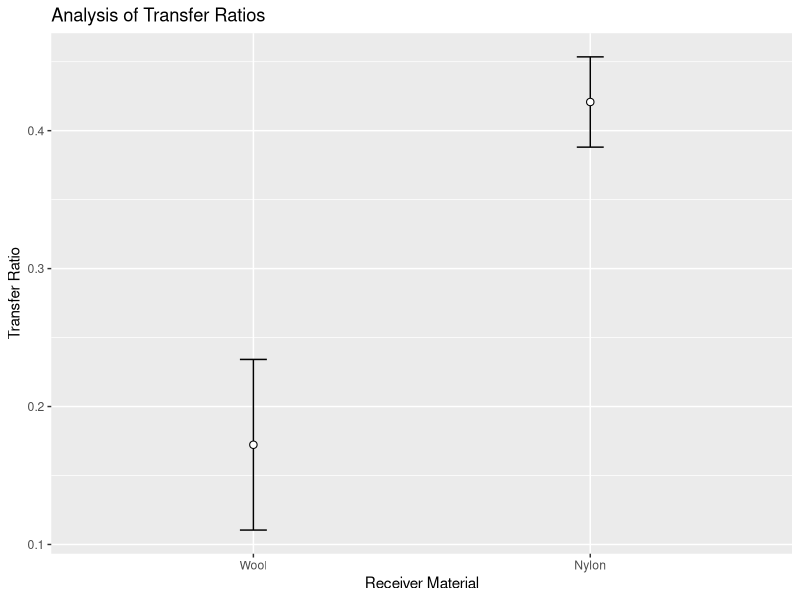
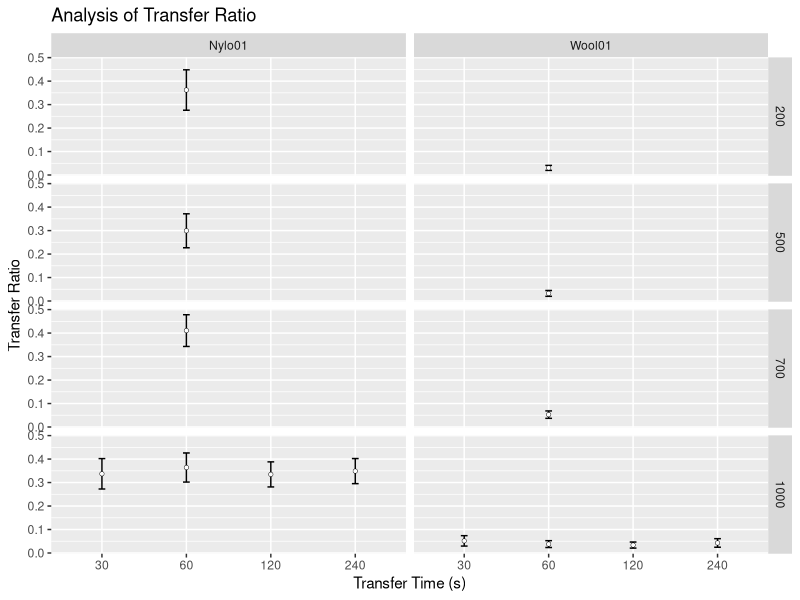
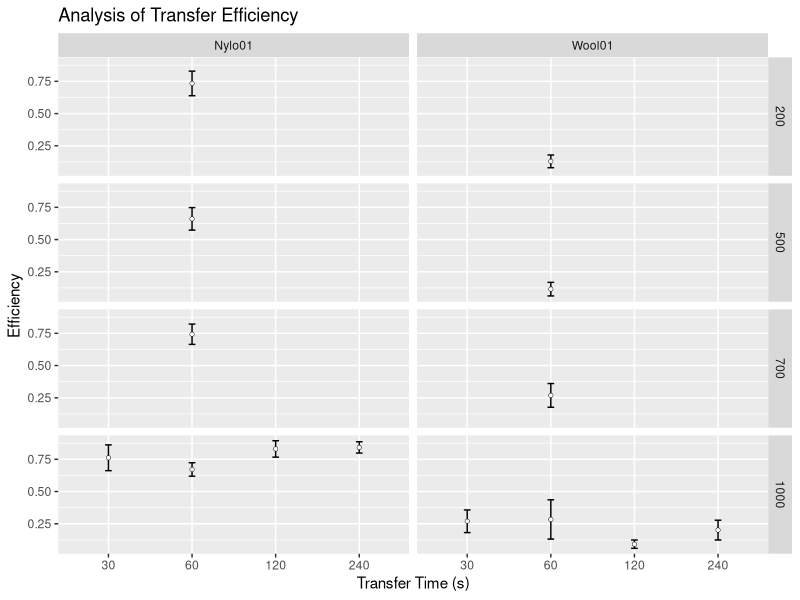
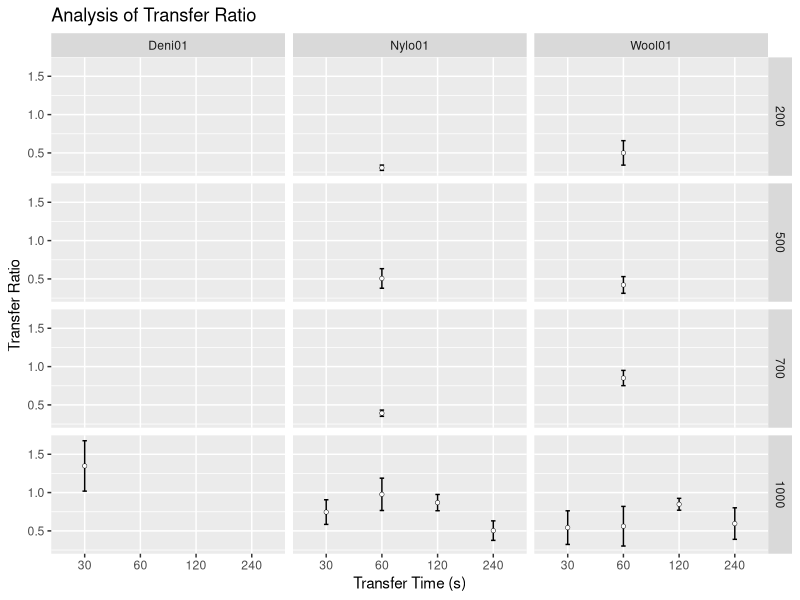
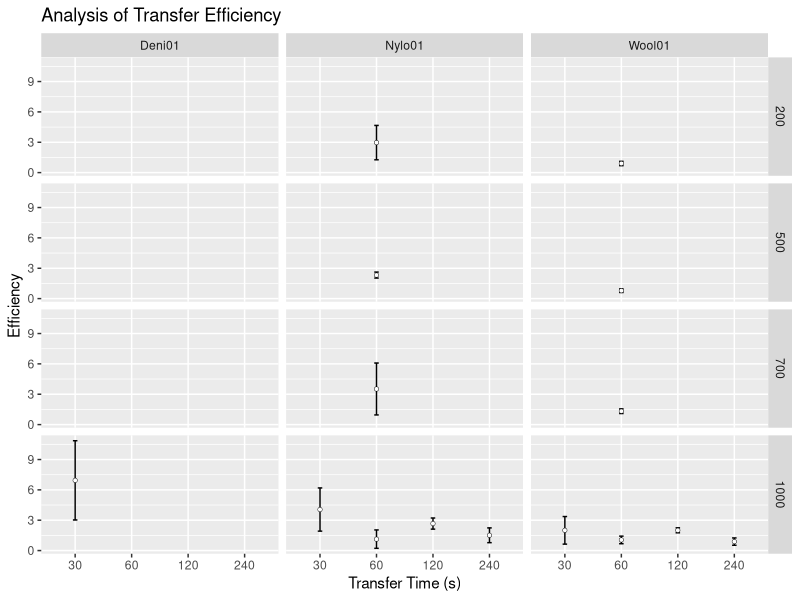
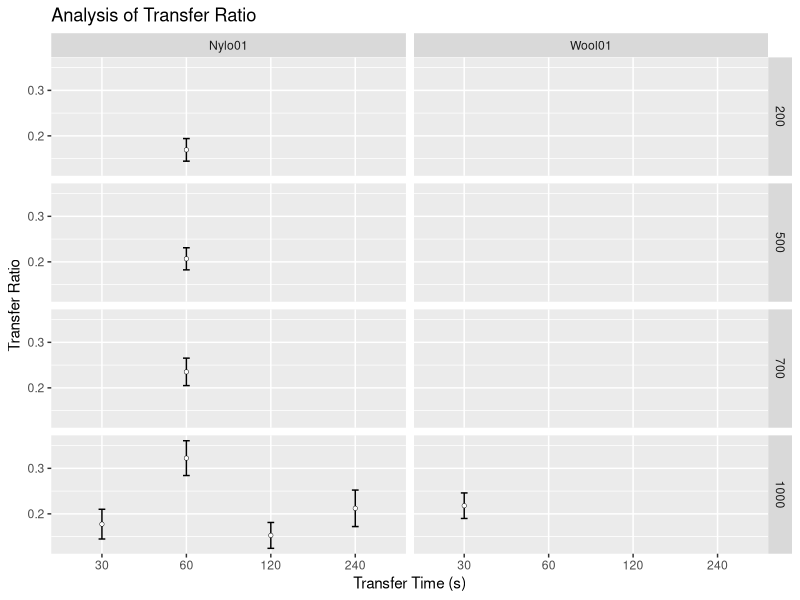
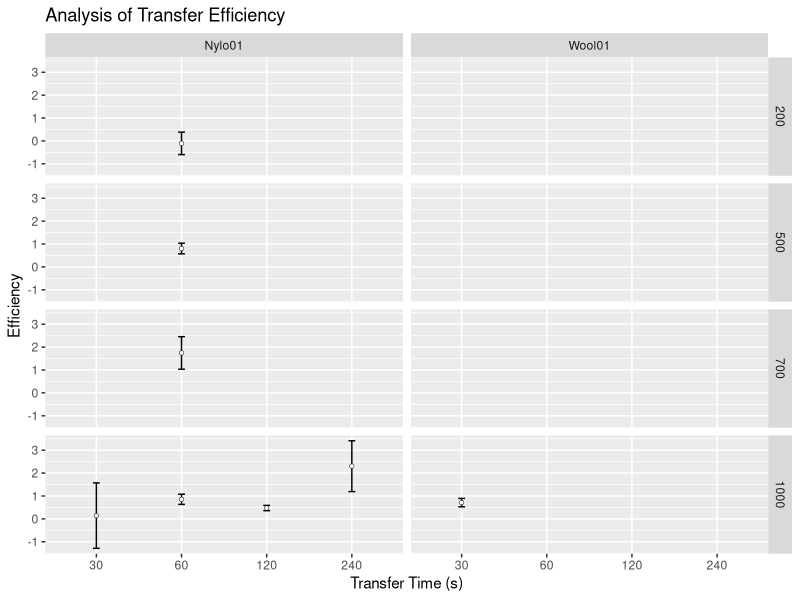

The R script that drew these images, in order:
## ---- chunk 1
knitr::opts_chunk$set(echo = TRUE, message = FALSE, warning = FALSE)
# libraries
library(readxl)
library(plyr)
library(ggplot2)
library(dplyr)
## ---- chunk 2
# functions
## Gives count, mean, standard deviation, standard error of the mean, and confidence interval (default 95%).
##   data: a data frame.
##   measurevar: the name of a column that contains the variable to be summariezed
##   groupvars: a vector containing names of columns that contain grouping variables
##   na.rm: a boolean that indicates whether to ignore NA's
##   conf.interval: the percent range of the confidence interval (default is 95%)
summarySE <- function(data=NULL, measurevar, groupvars=NULL, na.rm=FALSE,
                      conf.interval=.95, .drop=TRUE) {
    # New version of length which can handle NA's: if na.rm==T, don't count them
    length2 <- function (x, na.rm=FALSE) {
        if (na.rm) sum(!is.na(x))
        else       length(x)
    }

    # This does the summary. For each group's data frame, return a vector with
    # N, mean, and sd
    datac <- ddply(data, groupvars, .drop=.drop,
      .fun = function(xx, col) {
        c(N    = length2(xx[[col]], na.rm=na.rm),
          mean = mean   (xx[[col]], na.rm=na.rm),
          sd   = sd     (xx[[col]], na.rm=na.rm)
        )
      },
      measurevar
    )

    # Rename the "mean" column    
    datac <- plyr::rename(datac, c("mean" = measurevar))

    datac$se <- datac$sd / sqrt(datac$N)  # Calculate standard error of the mean

    # Confidence interval multiplier for standard error
    # Calculate t-statistic for confidence interval: 
    # e.g., if conf.interval is .95, use .975 (above/below), and use df=N-1
    ciMult <- qt(conf.interval/2 + .5, datac$N-1)
    datac$ci <- datac$se * ciMult

    return(datac)
}

numericFactorOrder <- function(x) {
    
  u = unique(x)
  new.levels = u[order(as.numeric(u))]
  x = factor(x, levels=new.levels)
  return(x)
  
}

## ---- chunk 3
# Read in ML's data
my.dat = read_xlsx("dat/20191030DatasetPaper.xlsx", sheet = "DataMl")

# only use the transfer experiments for Groups 1 & 2. Groups 3-6 are not 
# clear in what they are and don't fit with the rest. Mostly Persistence?
# TODO - deal with Groups 3-6 later
transfer.dat = my.dat %>% filter(Time == "00000" & Group %in% c(1,2)) %>% select(c("Substrate", "ActivityID", "ObsType", "Count", "Mass", "Duration", "Group", "Repeat")) 

knitr::kable(head(transfer.dat, 20), caption = "'Head' of ML's Transfer Data")

## ---- chunk 4

# fix column types
transfer.dat$Count = as.numeric(transfer.dat$Count)
transfer.dat$Group = as.character(transfer.dat$Group)
transfer.dat$Repeat = as.character(transfer.dat$Repeat)

# add a photoID column to keep track of which datapoint is which
photo.id = rep(paste0("P", seq(1:5)), as.integer(nrow(transfer.dat)/5+1))
transfer.dat = data.frame(PhotoID = photo.id[1:nrow(transfer.dat)], transfer.dat)

# split out each set of photos...
p1 = transfer.dat %>% filter(PhotoID == "P1") %>% select(Mass,Duration,Group,Repeat,Count)
p2 = transfer.dat %>% filter(PhotoID == "P2") %>% select(Mass,Duration,Group,Repeat,Count)
p3 = transfer.dat %>% filter(PhotoID == "P3") %>% select(Mass,Duration,Group,Repeat,Count)
p4 = transfer.dat %>% filter(PhotoID == "P4") %>% select(Mass,Duration,Group,Repeat,Count)
p5 = transfer.dat %>% filter(PhotoID == "P5") %>% select(Mass,Duration,Group,Repeat,Count)

# ...and merge
merge.dat = data.frame(p1, p2$Count, p3$Count, p4$Count, p5$Count)
names(merge.dat) = c("Mass","Duration","Group","Repeat","P1","P2","P3","P4","P5")

# calculate the Transfer Ratios and Efficiencies
# NB: the summarise() function can be problematic here, if plyr is loaded
#     after dplyr. Check that first if this stops working.
final.dat = merge.dat %>% group_by(Mass, Duration, Group, Repeat) %>% summarise(Donor = P3 - P1, Receiver = P5 - P2, Donor_post = P3 - P4) %>% mutate(Ratio = Receiver/Donor, Efficiency = Receiver/Donor_post)

summ.dat = summarySE(final.dat, measurevar = "Ratio", groupvars = c("Group"))

knitr::kable(summ.dat, caption = "Summary Data for ML Transfer Ratios")
## ---- chunk 5

ggplot(summ.dat, aes(x = Group, y = Ratio)) + 
  geom_point(size=2.2) +
  geom_errorbar(aes(ymin = Ratio-se, ymax = Ratio+se), width = 0.08) +
  geom_point(colour = "white") +
  scale_x_discrete(labels = c("Wool", "Nylon")) +
  labs(title = "Analysis of Transfer Ratios",
       x = "Receiver Material",
       y = "Transfer Ratio")

## ---- chunk 6
# Read in Bh's data
my.dat = read_xlsx("dat/NorBhCleanDataset.xlsx", sheet = "Data", trim_ws = TRUE, col_types = "text")

# Fix the column name for Time - seems to have extra spaces
my.dat = rename(my.dat, Mass = `Mass (g)`)
my.dat = rename(my.dat, TransferTime = `TransferTime (s)`)
my.dat = rename(my.dat, PersistenceTime = `PersistenceTime (min)`)
#colnames(my.dat)

# only use the Transfer data (PersistenceTime == "0") 
transfer.dat = my.dat %>% filter(PersistenceTime == 0) %>% select(c("Substrate", "ObservationType", "Count", "Mass", "TransferTime", "Experiment", "Replicate")) 

knitr::kable(head(transfer.dat,20), caption = "'Head' of BH's Transfer Data")

## ---- chunk 7
# fix column types
transfer.dat$Count = as.numeric(transfer.dat$Count)
transfer.dat$Experiment = as.character(transfer.dat$Experiment)
transfer.dat$Replicate = as.character(transfer.dat$Replicate)

# add a photoID column to keep track of which datapoint is which
photo.id = rep(paste0("P", seq(1:5)), as.integer(nrow(transfer.dat)/5+1))
transfer.dat = data.frame(PhotoID = photo.id[1:nrow(transfer.dat)], transfer.dat)

# split out each set of photos...
p1 = transfer.dat %>% filter(PhotoID == "P1") %>% select(Mass,TransferTime,Substrate,Experiment,Replicate,Count)
p2 = transfer.dat %>% filter(PhotoID == "P2") %>% select(Mass,TransferTime,Substrate,Experiment,Replicate,Count)
p3 = transfer.dat %>% filter(PhotoID == "P3") %>% select(Mass,TransferTime,Substrate,Experiment,Replicate,Count)
p4 = transfer.dat %>% filter(PhotoID == "P4") %>% select(Mass,TransferTime,Substrate,Experiment,Replicate,Count)
p5 = transfer.dat %>% filter(PhotoID == "P5") %>% select(Mass,TransferTime,Substrate,Experiment,Replicate,Count)

# ...and merge
merge.dat = data.frame(p5[,c("Mass","TransferTime","Substrate","Experiment","Replicate")], p1$Count, p2$Count, p3$Count, p4$Count, p5$Count)
names(merge.dat) = c("Mass","TransferTime","Substrate","Experiment","Replicate","P1","P2","P3","P4","P5")

# calculate the Transfer Ratios and Efficiencies
# NB: the summarise() function can be problematic here, if plyr is loaded
#     after dplyr. Check that first if this stops working.
final.dat = merge.dat %>% group_by(Mass, TransferTime, Substrate, Replicate) %>% summarise(Donor = P3 - P1, Receiver = P5 - P2, Donor_post = P3 - P4) %>% mutate(Ratio = Receiver/Donor, Efficiency = Receiver/Donor_post)

ratio.dat = summarySE(final.dat, measurevar = "Ratio", groupvars = c("Mass","TransferTime","Substrate"))

knitr::kable(ratio.dat, caption = "Summary Data for BH Transfer Ratios")
## ---- chunk 8

ggplot(ratio.dat, aes(x = numericFactorOrder(TransferTime), y = Ratio)) + 
  geom_point(size=1) +
  geom_errorbar(aes(ymin = Ratio-se, ymax = Ratio+se), width = 0.08) +
  geom_point(colour = "white", size = 0.7) +
#  scale_x_discrete(labels = c("Wool", "Nylon")) +
  labs(title = "Analysis of Transfer Ratio",
       x = "Transfer Time (s)",
       y = "Transfer Ratio") +
  facet_grid(numericFactorOrder(Mass) ~ Substrate)


## ---- chunk 9

eff.dat = summarySE(final.dat, measurevar = "Efficiency", groupvars = c("Mass","TransferTime","Substrate"))

eff.dat
ggplot(eff.dat, aes(x = numericFactorOrder(TransferTime), y = Efficiency)) + 
  geom_point(size=1) +
  geom_errorbar(aes(ymin = Efficiency-se, ymax = Efficiency+se), width = 0.08) +
  geom_point(colour = "white", size = 0.7) +
#  scale_x_discrete(labels = c("Wool", "Nylon")) +
  labs(title = "Analysis of Transfer Efficiency",
       x = "Transfer Time (s)",
       y = "Efficiency") +
  facet_grid(numericFactorOrder(Mass) ~ Substrate)


## ---- chunk 10
# Read in Sg's data
my.dat = read_xlsx("dat/StrSgCleanDataset.xlsx", sheet = "Data", trim_ws = TRUE, col_types = "text")

# Fix the column name for Time - seems to have extra spaces
my.dat = rename(my.dat, Mass = `Mass (g)`)
my.dat = rename(my.dat, TransferTime = `TransferTime (s)`)
my.dat = rename(my.dat, PersistenceTime = `PersistenceTime (min)`)
#colnames(my.dat)

# only use the Transfer data (PersistenceTime == "0") 
transfer.dat = my.dat %>% filter(PersistenceTime == 0) %>% select(c("Substrate", "ObservationType", "Count", "Mass", "TransferTime", "Experiment", "Replicate"))

# also remove expt 16 as it is incomplete
transfer.dat = transfer.dat[as.numeric(transfer.dat$Experiment) < 16,]

knitr::kable(head(transfer.dat,20), caption = "'Head' of SG's Transfer Data")

## ---- chunk 11
# fix column types
transfer.dat$Count = as.numeric(transfer.dat$Count)
transfer.dat$Experiment = as.character(transfer.dat$Experiment)
transfer.dat$Replicate = as.character(transfer.dat$Replicate)

# add a photoID column to keep track of which datapoint is which
photo.id = rep(paste0("P", seq(1:5)), as.integer(nrow(transfer.dat)/5+1))
transfer.dat = data.frame(PhotoID = photo.id[1:nrow(transfer.dat)], transfer.dat)

# split out each set of photos...
p1 = transfer.dat %>% filter(PhotoID == "P1") %>% select(Mass,TransferTime,Substrate,Experiment,Replicate,Count)
p2 = transfer.dat %>% filter(PhotoID == "P2") %>% select(Mass,TransferTime,Substrate,Experiment,Replicate,Count)
p3 = transfer.dat %>% filter(PhotoID == "P3") %>% select(Mass,TransferTime,Substrate,Experiment,Replicate,Count)
p4 = transfer.dat %>% filter(PhotoID == "P4") %>% select(Mass,TransferTime,Substrate,Experiment,Replicate,Count)
p5 = transfer.dat %>% filter(PhotoID == "P5") %>% select(Mass,TransferTime,Substrate,Experiment,Replicate,Count)

# ...and merge
merge.dat = data.frame(p5[,c("Mass","TransferTime","Substrate","Experiment","Replicate")], p1$Count, p2$Count, p3$Count, p4$Count, p5$Count)
names(merge.dat) = c("Mass","TransferTime","Substrate","Experiment","Replicate","P1","P2","P3","P4","P5")

# calculate the Transfer Ratios and Efficiencies
# NB: the summarise() function can be problematic here, if plyr is loaded
#     after dplyr. Check that first if this stops working.
final.dat = merge.dat %>% group_by(Mass, TransferTime, Substrate, Replicate) %>% summarise(Donor = P3 - P1, Receiver = P5 - P2, Donor_post = P3 - P4) %>% mutate(Ratio = Receiver/Donor, Efficiency = Receiver/Donor_post)

ratio.dat = summarySE(final.dat, measurevar = "Ratio", groupvars = c("Mass","TransferTime","Substrate"))

knitr::kable(ratio.dat, caption = "Summary Data for SG Transfer Ratios")
## ---- chunk 12

ggplot(ratio.dat, aes(x = numericFactorOrder(TransferTime), y = Ratio)) + 
  geom_point(size=1) +
  geom_errorbar(aes(ymin = Ratio-se, ymax = Ratio+se), width = 0.08) +
  geom_point(colour = "white", size = 0.7) +
#  scale_x_discrete(labels = c("Wool", "Nylon")) +
  labs(title = "Analysis of Transfer Ratio",
       x = "Transfer Time (s)",
       y = "Transfer Ratio") +
  facet_grid(numericFactorOrder(Mass) ~ Substrate)


## ---- chunk 13

eff.dat = summarySE(final.dat, measurevar = "Efficiency", groupvars = c("Mass","TransferTime","Substrate"))

ggplot(eff.dat, aes(x = numericFactorOrder(TransferTime), y = Efficiency)) + 
  geom_point(size=1) +
  geom_errorbar(aes(ymin = Efficiency-se, ymax = Efficiency+se), width = 0.08) +
  geom_point(colour = "white", size = 0.7) +
#  scale_x_discrete(labels = c("Wool", "Nylon")) +
  labs(title = "Analysis of Transfer Efficiency",
       x = "Transfer Time (s)",
       y = "Efficiency") +
  facet_grid(numericFactorOrder(Mass) ~ Substrate)


## ---- chunk 14
# Read in Em's data
my.dat = read_xlsx("dat/StrEmCleanDataset.xlsx", sheet = "DataEm", trim_ws = TRUE, col_types = "text")

# Fix the column name for Time - seems to have extra spaces
my.dat = rename(my.dat, Mass = `Mass (g)`)
my.dat = rename(my.dat, TransferTime = `TransferTime (s)`)
my.dat = rename(my.dat, PersistenceTime = `PersistenceTime (min)`)
#colnames(my.dat)

# only use the Transfer data (PersistenceTime == "0") 
transfer.dat = my.dat %>% filter(PersistenceTime == 0) %>% select(c("Substrate", "ObservationType", "Count", "Mass", "TransferTime", "Experiment", "Replicate"))

# also remove expt 16 as it is incomplete
transfer.dat = transfer.dat[as.numeric(transfer.dat$Experiment) < 16,]

knitr::kable(head(transfer.dat, 20), caption = "'Head' of EM's Transfer Data")

## ---- chunk 15
# fix column types
transfer.dat$Count = as.numeric(transfer.dat$Count)
transfer.dat$Experiment = as.character(transfer.dat$Experiment)
transfer.dat$Replicate = as.character(transfer.dat$Replicate)

# add a photoID column to keep track of which datapoint is which
photo.id = rep(paste0("P", seq(1:5)), as.integer(nrow(transfer.dat)/5+1))
transfer.dat = data.frame(PhotoID = photo.id[1:nrow(transfer.dat)], transfer.dat)

# split out each set of photos...
p1 = transfer.dat %>% filter(PhotoID == "P1") %>% select(Mass,TransferTime,Substrate,Experiment,Replicate,Count)
p2 = transfer.dat %>% filter(PhotoID == "P2") %>% select(Mass,TransferTime,Substrate,Experiment,Replicate,Count)
p3 = transfer.dat %>% filter(PhotoID == "P3") %>% select(Mass,TransferTime,Substrate,Experiment,Replicate,Count)
p4 = transfer.dat %>% filter(PhotoID == "P4") %>% select(Mass,TransferTime,Substrate,Experiment,Replicate,Count)
p5 = transfer.dat %>% filter(PhotoID == "P5") %>% select(Mass,TransferTime,Substrate,Experiment,Replicate,Count)

# ...and merge
merge.dat = data.frame(p5[,c("Mass","TransferTime","Substrate","Experiment","Replicate")], p1$Count, p2$Count, p3$Count, p4$Count, p5$Count)
names(merge.dat) = c("Mass","TransferTime","Substrate","Experiment","Replicate","P1","P2","P3","P4","P5")

# calculate the Transfer Ratios and Efficiencies
# NB: the summarise() function can be problematic here, if plyr is loaded
#     after dplyr. Check that first if this stops working.
final.dat = merge.dat %>% group_by(Mass, TransferTime, Experiment, Substrate, Replicate) %>% summarise(Donor = P3 - P1, Receiver = P5 - P2, Donor_post = P3 - P4) %>% mutate(Ratio = Receiver/Donor, Efficiency = Receiver/Donor_post)

ratio.dat = summarySE(final.dat, measurevar = "Ratio", groupvars = c("Mass","TransferTime","Substrate"))

knitr::kable(ratio.dat, caption = "Summary Data for EM Transfer Ratios")
## ---- chunk 16

ggplot(ratio.dat, aes(x = numericFactorOrder(TransferTime), y = Ratio)) + 
  geom_point(size=1) +
  geom_errorbar(aes(ymin = Ratio-se, ymax = Ratio+se), width = 0.08) +
  geom_point(colour = "white", size = 0.7) +
#  scale_x_discrete(labels = c("Wool", "Nylon")) +
  labs(title = "Analysis of Transfer Ratio",
       x = "Transfer Time (s)",
       y = "Transfer Ratio") +
  facet_grid(numericFactorOrder(Mass) ~ Substrate)


## ---- chunk 17

eff.dat = summarySE(final.dat, measurevar = "Efficiency", groupvars = c("Mass","TransferTime","Substrate"))

eff.dat
ggplot(eff.dat, aes(x = numericFactorOrder(TransferTime), y = Efficiency)) + 
  geom_point(size=1) +
  geom_errorbar(aes(ymin = Efficiency-se, ymax = Efficiency+se), width = 0.08) +
  geom_point(colour = "white", size = 0.7) +
#  scale_x_discrete(labels = c("Wool", "Nylon")) +
  labs(title = "Analysis of Transfer Efficiency",
       x = "Transfer Time (s)",
       y = "Efficiency") +
  facet_grid(numericFactorOrder(Mass) ~ Substrate)
